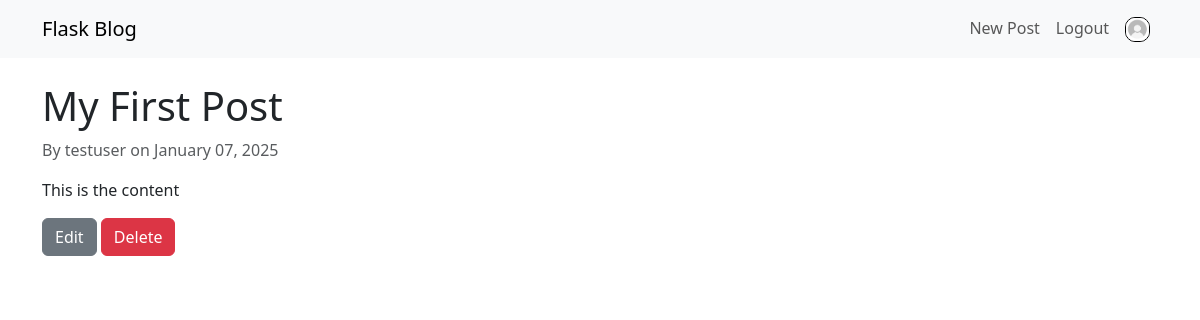
The app's page /post/1 (signed in) with its own data.
### app/models.py (models this page shows, shortened)
class User(db.Model, UserMixin):
    id = db.Column(db.Integer, primary_key=True)
    username = db.Column(db.String(20), unique=True, nullable=False)
    email = db.Column(db.String(120), unique=True, nullable=False)
    image_file = db.Column(db.String(20), nullable=False, default='default.jpg')
    password = db.Column(db.String(60), nullable=False)
    posts = db.relationship('Post', back_populates='user')

class Post(db.Model):
    id = db.Column(db.Integer, primary_key=True)
    title = db.Column(db.String(100), nullable=False)
    content = db.Column(db.Text, nullable=False)
    date_posted = db.Column(db.DateTime, nullable=False, default=datetime.utcnow)
    user_id = db.Column(db.Integer, db.ForeignKey('user.id'), nullable=False)
    user = db.relationship('User', back_populates='posts')

### app/routes.py (the view)
@app.route("/post/<int:post_id>")
def post(post_id):
    post = Post.query.get_or_404(post_id)
    form = PostForm()
    return render_template('post_view.html',form=form, post=post)

### app/models.py (called while the page is built)
@login_manager.user_loader
def load_user(user_id):
    return User.query.get(int(user_id))

### app/templates/post_view.html (shortened to what this page needs)
{% extends "base.html" %}
{% block content %}
<h1>{{ post.title }}</h1>
<p class="text-muted">By {{ post.user.username }} on {{ post.date_posted.strftime('%B %d, %Y') }}</p>
<p>{{ post.content }}</p>
{% if post.user == current_user %}
    <a href="{{ url_for('update_post', post_id=post.id) }}" class="btn btn-secondary">Edit</a>
    <form method="POST" action="{{ url_for('delete_post', post_id=post.id) }}" style="display: inline;">
        <button type="submit" class="btn btn-danger">Delete</button>
    </form>
{% endif %}
{% endblock %}

### app/templates/base.html (shortened to what this page needs)
<!DOCTYPE html>
<html lang="en">
<head>
    <link href="https://cdn.jsdelivr.net/npm/bootstrap@5.3.0-alpha3/dist/css/bootstrap.min.css" rel="stylesheet">
</head>
<body>
    <nav class="navbar navbar-expand-lg navbar-light bg-light">
        <div class="container">
            <a class="navbar-brand" href="{{ url_for('home') }}">Flask Blog</a>
            <div class="collapse navbar-collapse" id="navbarNav">
                <ul class="navbar-nav ms-auto">
                    {% if current_user.is_authenticated %}
                        <li class="nav-item">
                            <a class="nav-link" href="{{ url_for('new_post') }}">New Post</a>
                        </li>
                        <li class="nav-item">
                            <a class="nav-link" href="{{ url_for('logout') }}">Logout</a>
                        </li>
                        <li class="nav-item">
                            <a class="nav-link" href="{{ url_for('account')}}"><img src="{{ url_for('static', filename='profile_pics/' + current_user.image_file ) }}" style="height: 25px; border: black 1px solid; border-radius: 10px;" alt="Profile Picture"></a>
                        </li>
                    {% endif %}
                </ul>
            </div>
        </div>
    </nav>
    <div class="container mt-4">
        {% block content %}{% endblock %}
    </div>
</body>
</html>

### records on screen
User: image_file (placeholder picture), user.username "testuser"
Post: title "My First Post", date_posted "January 07, 2025", content "This is the content"
